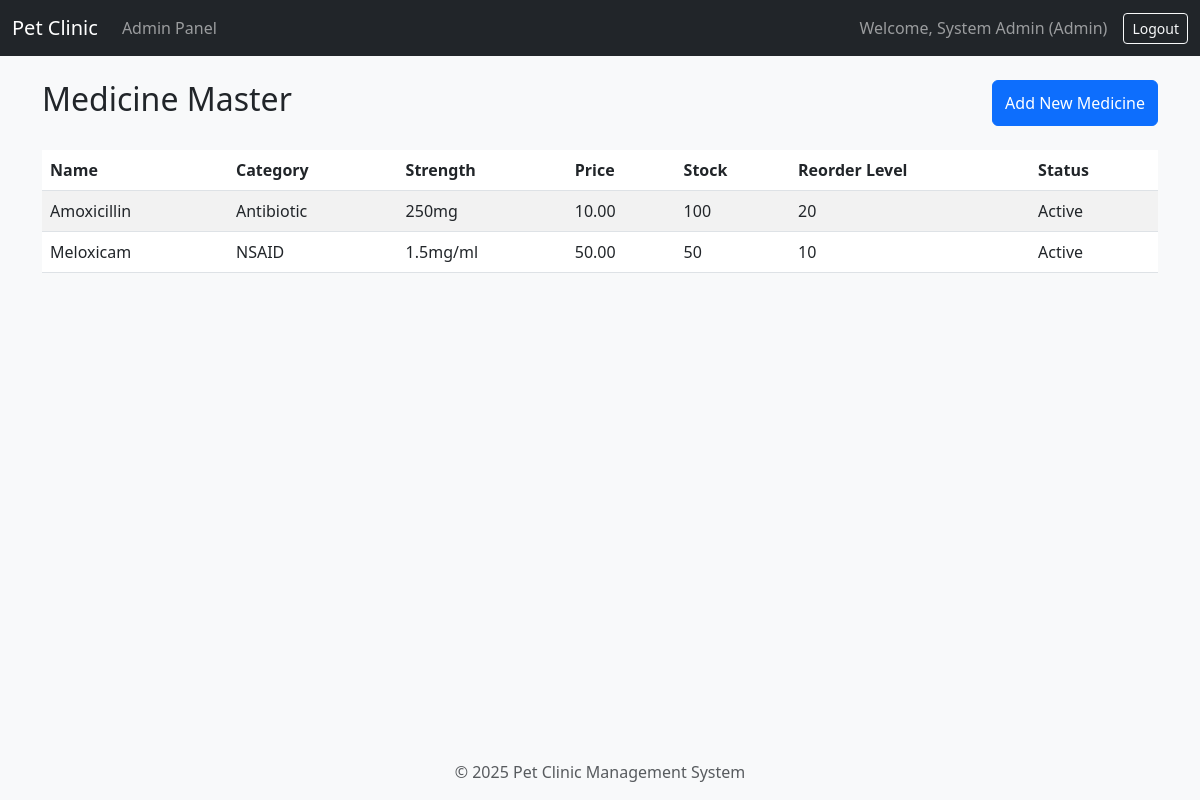
Before: /modules/admin/medicine_master.php (signed in) with the older database file.
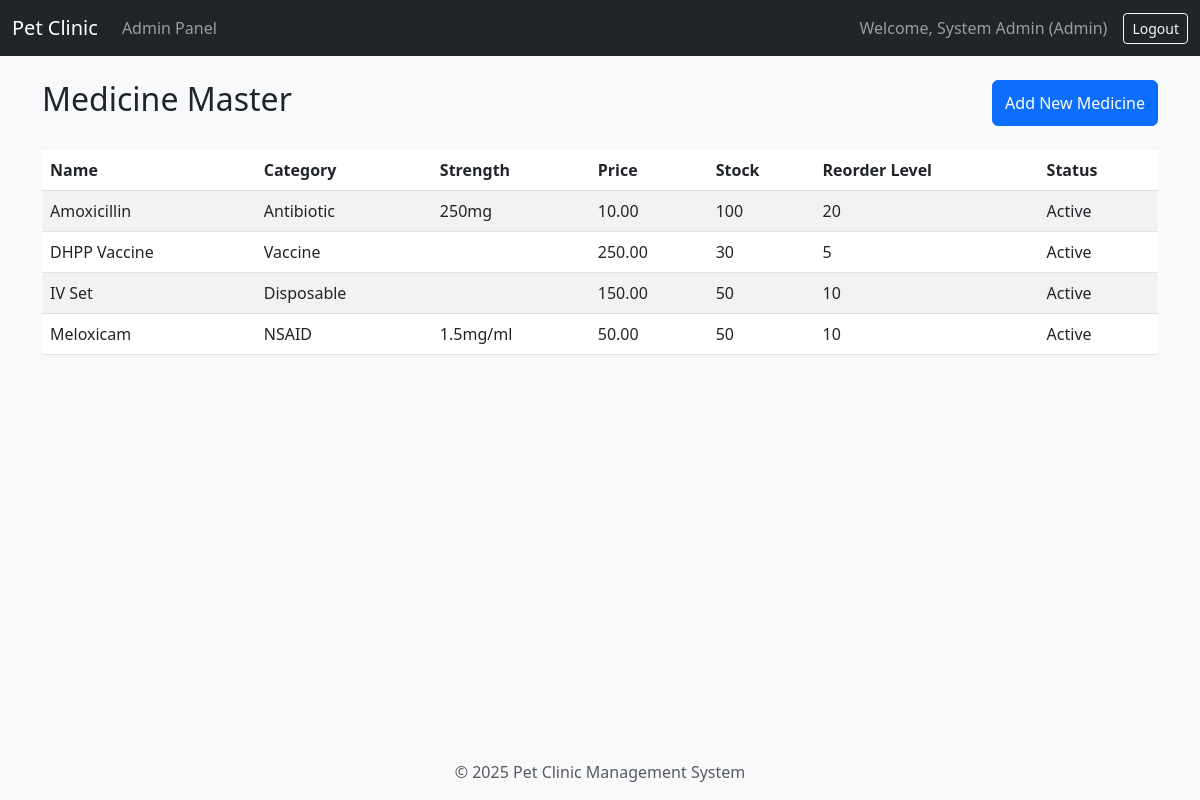
After: the same page with the newer database file.
### tables this page shows
CREATE TABLE medicine_master (
  med_id INT PRIMARY KEY AUTO_INCREMENT,
  med_name VARCHAR(200) NOT NULL,
  med_category VARCHAR(100),
  dosage_form VARCHAR(50),  
  strength VARCHAR(50),
  unit_price DECIMAL(10,2),
  stock_qty INT DEFAULT 0,
  reorder_level INT,
  is_active BOOLEAN DEFAULT TRUE
);

### modules/admin/medicine_master.php (the view, shortened to what this page needs)
<?php
require_once '../../config/db.php';
$medicines = $mysqli->query("SELECT * FROM medicine_master ORDER BY med_name ASC");
include '../../includes/header.php';
?>
<div class="d-flex justify-content-between">
    <h2>Medicine Master</h2>
    <button class="btn btn-primary" data-bs-toggle="modal" data-bs-target="#addMedModal">Add New Medicine</button>
</div>
<table class="table table-striped mt-4">
    <thead>
        <tr>
            <th>Name</th>
            <th>Category</th>
            <th>Strength</th>
            <th>Price</th>
            <th>Stock</th>
            <th>Reorder Level</th>
            <th>Status</th>
        </tr>
    </thead>
    <tbody>
        <?php while($m = $medicines->fetch_assoc()): ?>
            <tr>
                <td><?php echo $m['med_name']; ?></td>
                <td><?php echo $m['med_category']; ?></td>
                <td><?php echo $m['strength']; ?></td>
                <td><?php echo $m['unit_price']; ?></td>
                <td><?php echo $m['stock_qty']; ?></td>
                <td><?php echo $m['reorder_level']; ?></td>
                <td><?php echo $m['is_active'] ? 'Active' : 'Inactive'; ?></td>
            </tr>
        <?php endwhile; ?>
    </tbody>
</table>
<?php include '../../includes/footer.php'; ?>

### includes/header.php (shortened to what this page needs)
<!DOCTYPE html>
<html lang="en">
<head>
    <link rel="stylesheet" href="https://cdn.jsdelivr.net/npm/bootstrap@5.3.0/dist/css/bootstrap.min.css">
    <link rel="stylesheet" href="/pet/assets/style.css">
</head>
<body>
<nav class="navbar navbar-expand-lg navbar-dark bg-dark">
    <div class="container-fluid">
        <a class="navbar-brand" href="#">Pet Clinic</a>
        <div class="collapse navbar-collapse" id="navbarNav">
            <ul class="navbar-nav me-auto">
                <?php if (isset($_SESSION['role'])): ?>
                    <?php if ($_SESSION['role'] == 'Front Desk'): ?>
                        <li class="nav-item"><a class="nav-link" href="/pet/modules/front_desk/dashboard.php">Dashboard</a></li>
                        <li class="nav-item"><a class="nav-link" href="/pet/modules/front_desk/registration.php">Pet Registration</a></li>
                    <?php elseif ($_SESSION['role'] == 'Doctor'): ?>
                        <li class="nav-item"><a class="nav-link" href="/pet/modules/doctor/dashboard.php">Dashboard</a></li>
                    <?php elseif ($_SESSION['role'] == 'Medical Staff'): ?>
                        <li class="nav-item"><a class="nav-link" href="/pet/modules/medical_staff/dashboard.php">Dashboard</a></li>
                    <?php elseif ($_SESSION['role'] == 'Admin'): ?>
                        <li class="nav-item"><a class="nav-link" href="/pet/modules/admin/dashboard.php">Admin Panel</a></li>
                    <?php endif; ?>
                <?php endif; ?>
            </ul>
            <?php if (isset($_SESSION['full_name'])): ?>
                <span class="navbar-text me-3">
                    Welcome, <?php echo $_SESSION['full_name']; ?> (<?php echo $_SESSION['role']; ?>)
                </span>
                <a href="/pet/logout.php" class="btn btn-outline-light btn-sm">Logout</a>
            <?php endif; ?>
        </div>
    </div>
</nav>
<div class="container mt-4">

### includes/footer.php (shortened to what this page needs)
</div>
<footer class="footer mt-auto py-3 bg-light">
    <div class="container text-center">
        <span class="text-muted">© 2025 Pet Clinic Management System</span>
    </div>
</footer>
</body>
</html>

### assets/style.css (style rules this page uses)
body { background-color: #f8f9fa; }
.navbar { margin-bottom: 20px; }
.footer { position: fixed; bottom: 0; width: 100%; }

Changed rows visible on the page:
added medicine_master: med_name "DHPP Vaccine", med_category "Vaccine", unit_price "250.00", stock_qty "30", reorder_level "5", is_active "Active"
added medicine_master: med_name "IV Set", med_category "Disposable", unit_price "150.00", stock_qty "50", reorder_level "10", is_active "Active"
